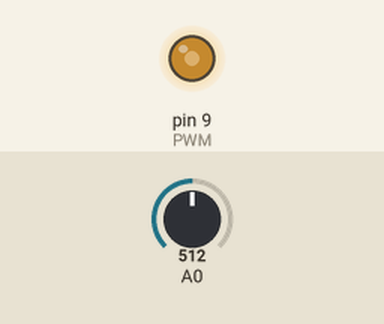
This sketch was run on a simulated Arduino Uno, built with avr-gcc and run on an emulated ATmega328P. Shown: output pins drawn as LEDs (lit = HIGH). Inputs (shaded band) come from the test bench; at power-on: A0 = 512.

Above: at 1.2 s.
1.3 s: A0 set to 693
2.8 s: A0 set to 718
At 3.3 s:
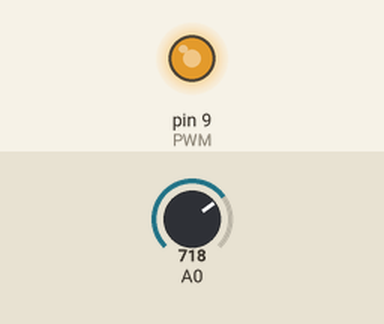
4.3 s: A0 set to 290
At 5.5 s:
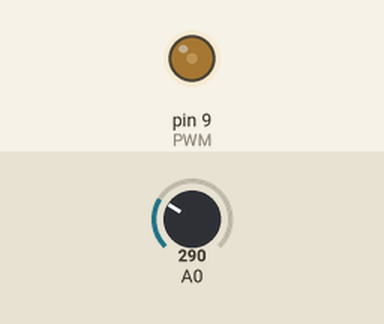
5.8 s: A0 set to 314
At 6.8 s:
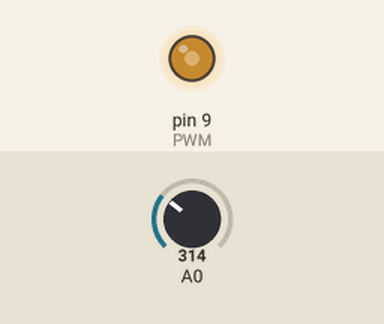
7.3 s: A0 set to 122
At 7.9 s:
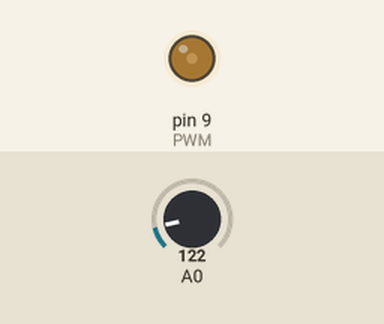
Timing chart, 0 to 9.8 s (numbered marks = the images above; inputs shaded):
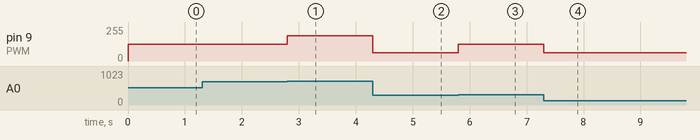

Measured:
- the behaviour switches between 700 and 701 on A0 (found by bisection; images 0 and 1)
- the behaviour switches between 299 and 300 on A0 (found by bisection; images 2 and 3)
- after the input at 1.3 s, every drawn part: stays the same
- after the input at 2.8 s, pin 9 (PWM): 127/255 → 191/255 at once
- after the input at 4.3 s, pin 9 (PWM): 191/255 → 63/255 at once
- after the input at 5.8 s, pin 9 (PWM): 63/255 → 127/255 at once
- after the input at 7.3 s, pin 9 (PWM): 127/255 → 63/255 at once

The sketch:

Ex19.ino
```cpp
// Daniel Zuziak 4.04.17

#define TIME 5000
#define PWM 9

float duty;
int sensorValueX;

void setup() {

}

void loop() {
  sensorValueX = analogRead(A0);

  if (sensorValueX > 700)
    duty = 75;
  else if (sensorValueX < 300)
    duty = 25;
  else
    duty = 50;

  analogWrite(PWM, (float)255 * duty / 100);
}
```
